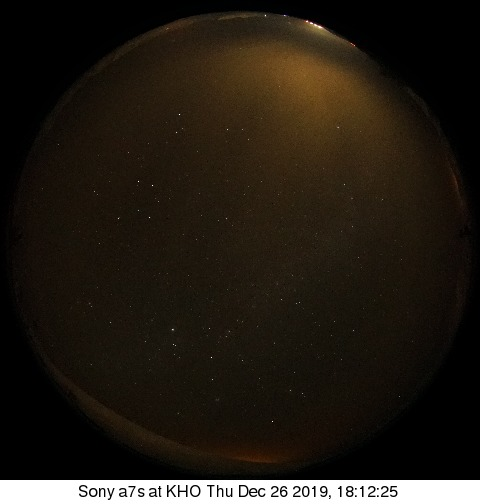
#> input picture test_images/intermediate/LYR-Sony-261219_181225-ql.jpg, 480 x 504 px
$ python otsu_estimation.py
#> lines starting #> are read from the running program, lines starting #| are printed output that depends on the picture
### stars_estimation.py
"""
A script to define functions used to identifies stars and give an estimation of the cloudiness according to the stars
detected

Author: Alessandro Marocco
Email: alessandro.marocco@ens.psl.eu
Date: July 2024
"""

# Import the required modules
import cv2
import numpy as np

from image_tools import cmask, masked_image, CCR


def is_star(img, pos, k1=0.8, kmean=0.7):
    """
    Compute if a pixel on the image is a star or not according to the relative brightness of its neighbors
    :param img: array, image where the pixel to analyze is
    :param pos: tuple, position x and y of the pixel to analyze on the image
    :param k1: float, factor applied to the brightness to each neighbor
    :param kmean: float, factor applied to the mean brightness of the neighborhood
    :return: bool, True if the pixel is considered as a star and False if not
    """
    # Define the position, the brightness and the neighborhood of the pixel to analyze
    x, y = pos[0], pos[1]

    brightness = img[x, y]

    neighborhood = [img[x + 1, y - 1], img[x + 1, y], img[x + 1, y + 1],
                    img[x, y - 1], img[x, y + 1],
                    img[x - 1, y - 1], img[x - 1, y],
                    img[x - 1, y + 1]]

    # Browse all the neighbor
    mean, n = 0, len(neighborhood)

    for neighbor in neighborhood:

        mean += neighbor / n

        # Not a star if a neighbor has a brightness above k1 time the brightness of the pixel to analyze
        if neighbor > k1 * brightness:
            return False

    # Not a star if the mean brightness of the neighborhood is above kmean time the brightness of the pixel to analyze
    if mean > kmean * brightness:
        return False

    return True


# [139 lines left out: functions create_mesh, compute_stars, compute_cloudy_cells, draw_mesh, estimation_stars, not called in this run]


# [99 lines that do not run on import are left out]

### otsu_estimation.py
"""
A script to define functions used to give an estimation of the cloudiness according using the Otsu's thresholding
method for a single channel image

Author: Alessandro Marocco
Email: alessandro.marocco@ens.psl.eu
Date: July 2024
"""

# Import the required modules
import numpy as np
import cv2
import squircle

from image_tools import CCR
from stars_estimation import is_star

def remove_stars(image):
    """
    Remove the stars from the image
    :param image: array, image from which removing the stars
    :return: array, image with the detected stars removed
    """
    [rows, cols] = image.shape
    img_stars = image.copy()
    thresh = 20
    for i in range(0, rows - 1):
        for j in range(0, cols - 1):
            if img_stars[i, j] > thresh and is_star(image, [i, j]) == True:
                image[i, j] = 0

    return image

def back_to_original_size(image):
    """
    Put an image of 416 x 416 pixels in the center of an image of 480 x 480 pixels
    :param image: array, image to put in the orignal size
    :return: array, image with the orignal size of 480 x 480 pixzlq
    """

    original = np.zeros((480, 480))
    for i in range(32, 448):
        for j in range(32, 448):
            original[i][j] = image[i - 32][j - 32]

    return original


def estimation_Otsu(image):
    """
    Main function to use in order to estimate the cloud cover of an image by using the Otsu thresholding method

    :param image: array, preprocessed image of size 480 x 480 pixels to apply the cloud cover estimation on
    :return: (float, array), percentage of the image covered by clouds and the segmented image between clouds (255 value)
    and sky
    """
    # Convert the RGB image to Grayscale image if it's not already one
    if len(np.shape(image)) != 2:
        image_otsu = cv2.cvtColor(image, cv2.COLOR_RGB2GRAY)
    else:
        image_otsu = image

    # Remove the stars from the image (bright points)
    image_otsu = remove_stars(image_otsu)

    # Transform the image into a square, to remove the black part outside the circle
    image_otsu = squircle.to_square(image_otsu, method="stretch")[32:448, 32:448]  # Circle transformed to a square

    # Apply a Gaussian Blur to have a smoothest image
    image_otsu = cv2.GaussianBlur(image_otsu, (3, 3), 0)

    # Apply the Otsu thresholding mehtod
    thr, image_otsu = cv2.threshold(image_otsu, 0, 255, cv2.THRESH_BINARY_INV + cv2.THRESH_OTSU)

    # Transform back the image into a circle
    image_otsu = squircle.to_circle(image_otsu, method="stretch")  # Square transformed back to a circle

    # Back to original size of the image
    image_otsu = back_to_original_size(image_otsu)

    # Compute the Cloud Cover Index from the image
    CCI = CCR(image_otsu)

    print("Otsu threshold = ", thr)
    return round(CCI,2), image_otsu

if __name__ == "__main__":
    import matplotlib.pyplot as plt
    from skimage.io import imread

    img_path = "test_images/intermediate/LYR-Sony-261219_181225-ql.jpg"

    img = imread(img_path)[:-24]
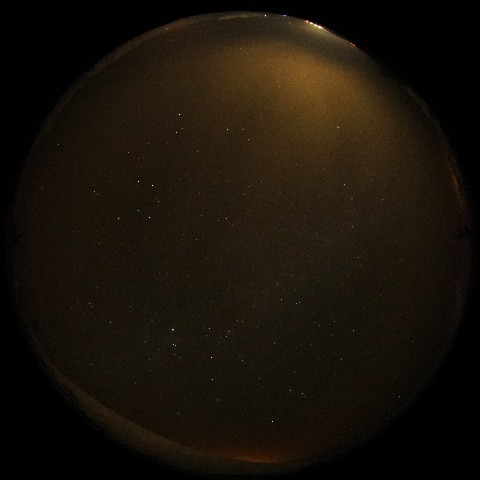
#> img: shape (480, 480, 3); mean R, G, B 24.9, 18.2, 9.5

    CCI, imgProc = estimation_Otsu(img)
#> in estimation_Otsu, `image_otsu = cv2.cvtColor(image, cv2.COLOR_RGB2GRAY)`:
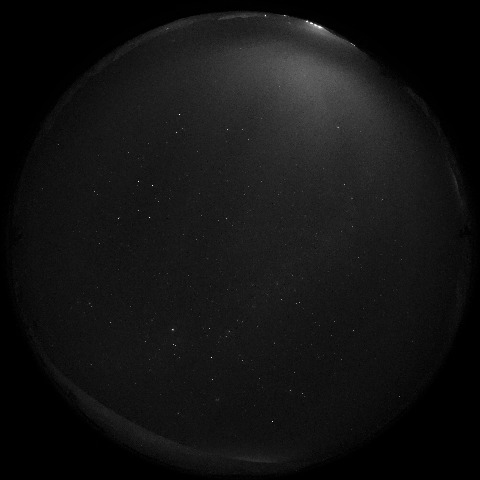
#> image_otsu: shape (480, 480); min 0, max 252, mean 19.2
#> (the run stopped early here; a loop or call above may not have finished)

$ run again, with test_images/intermediate/LYR-Sony-060120_220620-ql.jpg copied over test_images/intermediate/LYR-Sony-261219_181225-ql.jpg
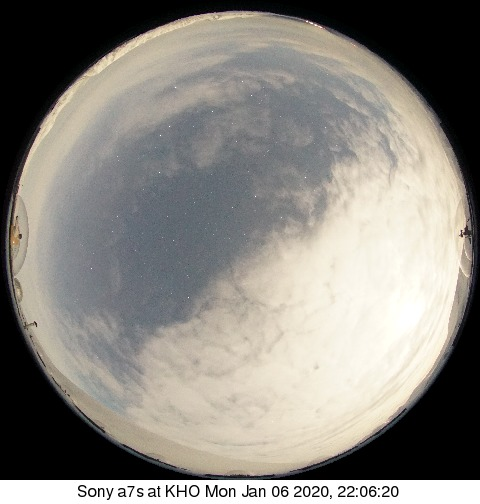
#> input picture test_images/intermediate/LYR-Sony-060120_220620-ql.jpg, 480 x 504 px
#> `img = imread(img_path)[:-24]`:
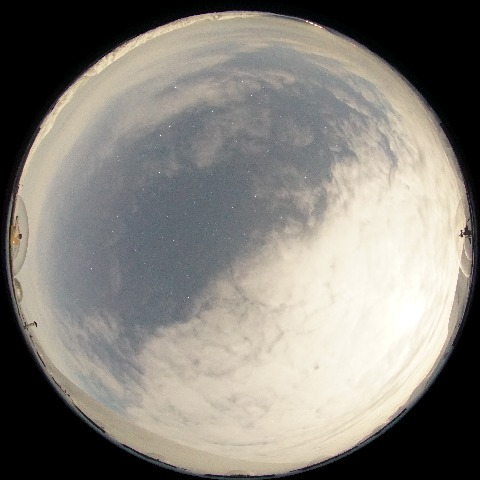
#> img: shape (480, 480, 3); mean R, G, B 132.7, 129.1, 122.3
#> in estimation_Otsu, `image_otsu = cv2.cvtColor(image, cv2.COLOR_RGB2GRAY)`:
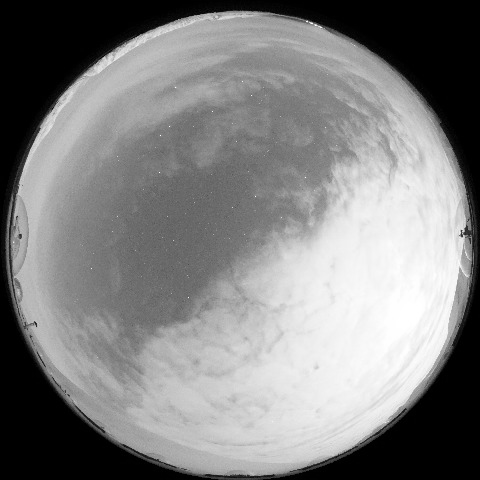
#> image_otsu: shape (480, 480); min 0, max 255, mean 129.4

$ run again, with test_images/intermediate/LYR-Sony-080220_003742-ql.jpg copied over test_images/intermediate/LYR-Sony-261219_181225-ql.jpg
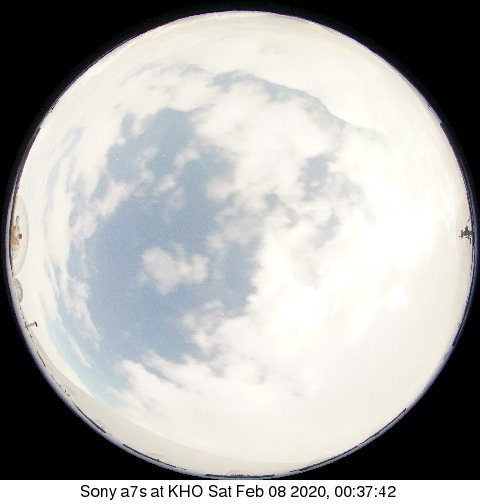
#> input picture test_images/intermediate/LYR-Sony-080220_003742-ql.jpg, 480 x 504 px
#> `img = imread(img_path)[:-24]`:
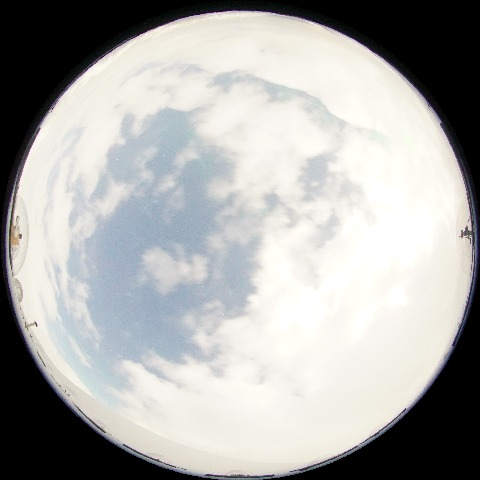
#> img: shape (480, 480, 3); mean R, G, B 170.2, 170.3, 168.4

$ run again, with test_images/intermediate/LYR-Sony-080220_083852-ql.jpg copied over test_images/intermediate/LYR-Sony-261219_181225-ql.jpg
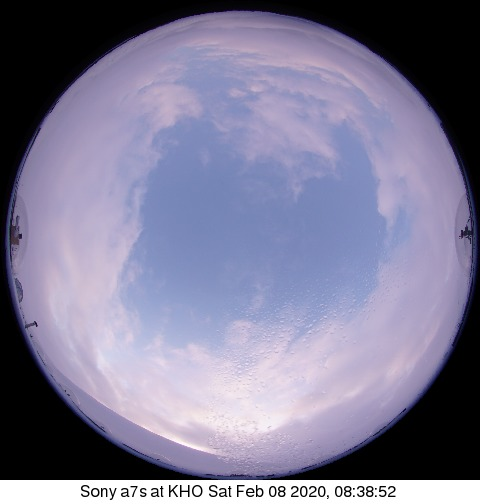
#> input picture test_images/intermediate/LYR-Sony-080220_083852-ql.jpg, 480 x 504 px
#> `img = imread(img_path)[:-24]`:
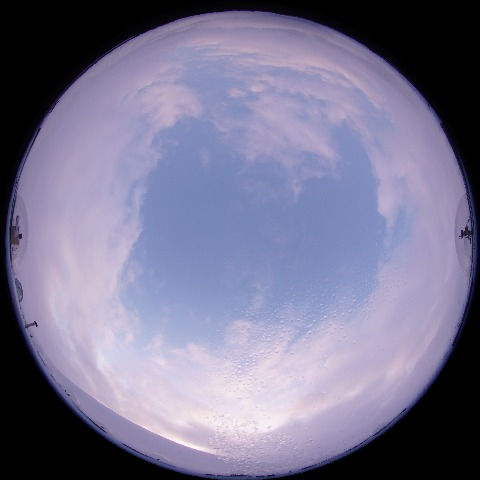
#> img: shape (480, 480, 3); mean R, G, B 119.9, 117, 144.2
#> in estimation_Otsu, `image_otsu = cv2.cvtColor(image, cv2.COLOR_RGB2GRAY)`:
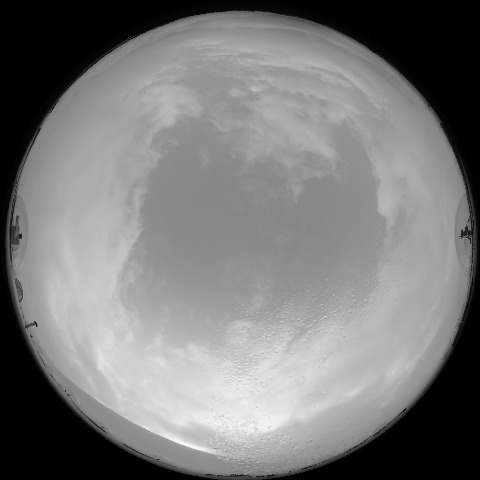
#> image_otsu: shape (480, 480); min 0, max 251, mean 121
